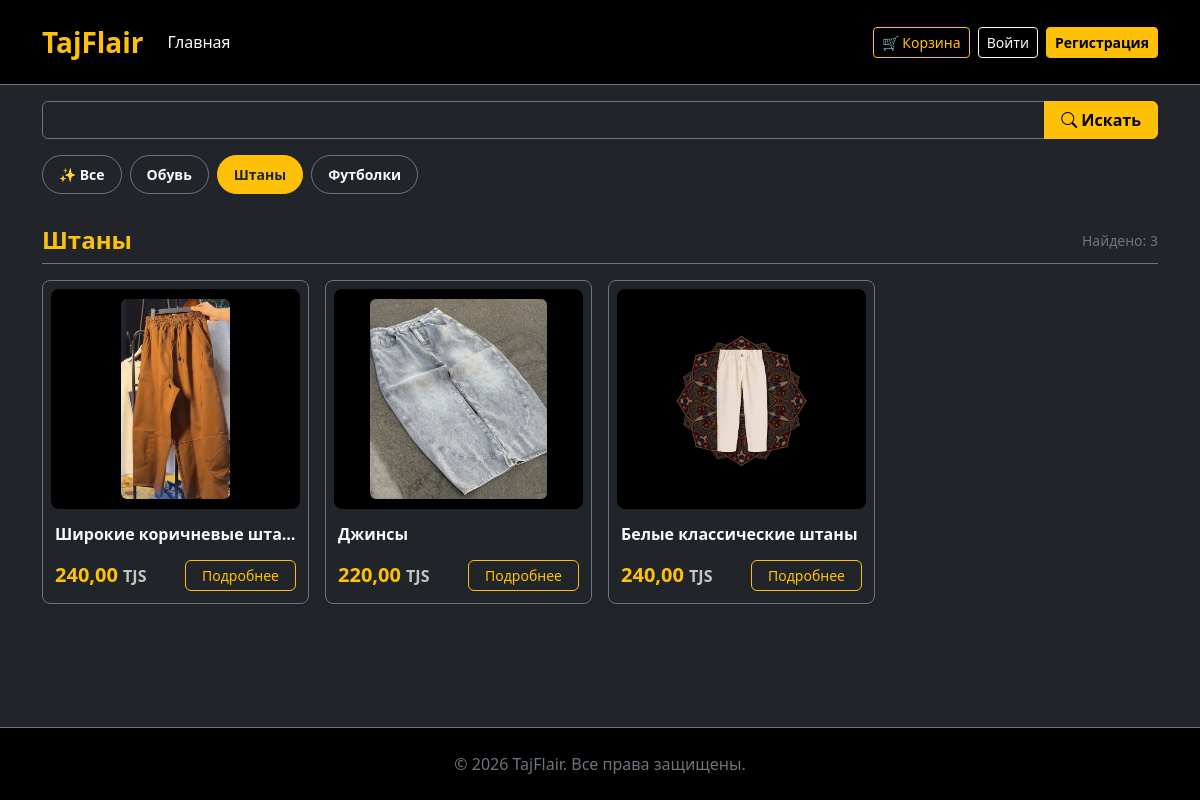
/category/shtany/, run on the app's committed database.
### shop/models.py (models this page shows, shortened)
class Category(models.Model):
  name = models.CharField(max_length=200, verbose_name="Название")
  slug = models.SlugField(unique=True, verbose_name="Slug")
  class Meta:
    verbose_name = "Категория"
    verbose_name_plural = "Категории"

class Product(models.Model):
  category = models.ForeignKey(
      Category,
      related_name="products",
      on_delete=models.CASCADE,
      null=True,
      blank=True,
      verbose_name="Категория",
  )
  title = models.CharField(max_length=255, verbose_name="Название")
  description = models.TextField(blank=True, verbose_name="Описание")
  price = models.DecimalField(
      max_digits=10, decimal_places=2, verbose_name="Цена"
  )
  image = models.ImageField(
      upload_to="products/", blank=True, null=True, verbose_name="Изображение"
  )
  is_available = models.BooleanField(default=True, verbose_name="В наличии")
  class Meta:
    verbose_name = "Товар"
    verbose_name_plural = "Товары"
  def get_image_url(self):
    if hasattr(self, "image") and self.image:
      return self.image.url
    if hasattr(self, "photo") and self.photo:
      return self.photo.url
    if hasattr(self, "img") and self.img:
      return self.img.url
    return ""

### shop/views.py (the view)
# urls.py: path('', views.home, name='home'),
def home(request, category_slug=None):
  category = None
  categories = Category.objects.all()
  products_list = Product.objects.filter(is_available=True).order_by("-id")
  query = request.GET.get("q")
  if query:
    products_list = products_list.filter(title__icontains=query)
  if category_slug:
    category = get_object_or_404(Category, slug=category_slug)
    products_list = products_list.filter(category=category)
  paginator = Paginator(products_list, 8)
  page_number = request.GET.get("page")
  products = paginator.get_page(page_number)
  return render(
      request,
      "shop/home.html",
      {
          "category": category,
          "categories": categories,
          "products": products,
          "query": query,
      },
  )

### shop/context_processors.py (called while the page is built)
def cart(request):
    return {'cart': Cart(request)}

### shop/templates/shop/home.html (shortened to what this page needs)
{% extends 'base.html' %}
{% block content %}
<div class="container my-3">
    <form method="get" action="{% url 'home' %}" class="mb-3">
        <div class="input-group">
            <input type="text" name="q" value="{{ query|default:'' }}" class="form-control bg-dark text-light border-secondary" placeholder="Поиск одежды или обуви...">
            <button type="submit" class="btn btn-warning fw-bold px-3">
                <i class="bi bi-search"></i> Искать
            </button>
        </div>
    </form>
    <div class="mb-4">
        <div class="d-flex gap-2 overflow-x-auto pb-2" style="white-space: nowrap; -webkit-overflow-scrolling: touch; scrollbar-width: none;">
            <a href="{% url 'home' %}"
               class="btn btn-sm text-nowrap rounded-pill px-3 py-2 fw-semibold {% if not category %}btn-warning text-dark{% else %}btn-outline-secondary text-light{% endif %}">
                ✨ Все
            </a>
            {% for cat in categories %}
                <a href="{% url 'product_list_by_category' cat.slug %}"
                   class="btn btn-sm text-nowrap rounded-pill px-3 py-2 fw-semibold {% if category and category.slug == cat.slug %}btn-warning text-dark{% else %}btn-outline-secondary text-light{% endif %}">
                    {{ cat.name }}
                </a>
            {% endfor %}
        </div>
    </div>
    <div class="d-flex align-items-center justify-content-between mb-3 border-bottom border-secondary pb-2">
        <h4 class="text-warning fw-bold mb-0">
            {% if category %}
                {{ category.name }}
            {% else %}
                Все товары
            {% endif %}
        </h4>
        <span class="text-secondary small">Найдено: {{ products|length }}</span>
    </div>
    {% if products %}
        <div class="row row-cols-1 row-cols-sm-2 row-cols-md-3 row-cols-lg-4 g-3">
            {% for product in products %}
                <div class="col">
                    <div class="card h-100 bg-dark text-light border-secondary rounded-3 shadow-sm overflow-hidden d-flex flex-column justify-content-between p-2">
                        <a href="{% url 'product_detail' product.id %}" class="text-decoration-none">
                            <div class="bg-black rounded-3 p-2 text-center d-flex align-items-center justify-content-center" style="height: 220px;">
                                {% if product.get_image_url %}
                                    <img src="{{ product.get_image_url }}" alt="{{ product.title }}" class="img-fluid rounded" style="max-height: 200px; object-fit: contain;">
                                {% else %}
                                    <span class="text-secondary">Нет фото</span>
                                {% endif %}
                            </div>
                        </a>
                        <div class="pt-3 pb-1 px-1">
                            <a href="{% url 'product_detail' product.id %}" class="text-decoration-none">
                                <h6 class="text-light fw-bold mb-2 text-truncate" title="{{ product.title }}">{{ product.title }}</h6>
                            </a>
                            <div class="d-flex align-items-center justify-content-between mt-3">
                                <span class="fs-5 fw-bold text-warning">{{ product.price }} <small class="fs-6 text-light opacity-75">TJS</small></span>
                                <a href="{% url 'product_detail' product.id %}" class="btn btn-outline-warning btn-sm rounded-2 px-3 fw-medium">
                                    Подробнее
                                </a>
                            </div>
                        </div>
                    </div>
                </div>
            {% endfor %}
        </div>
    {% else %}
        <div class="text-center py-5 my-4 border border-secondary rounded-3 bg-dark">
            <h5 class="text-secondary mb-2">В этой категории пока нет товаров</h5>
            <a href="{% url 'home' %}" class="btn btn-warning btn-sm mt-2 fw-bold">Показать все товары</a>
        </div>
    {% endif %}
</div>
{% endblock %}

### data on the page
Category: name "Обувь"
Category: name "Штаны"
Category: name "Футболки"
Product: get_image_url (picture), title "Широкие коричневые шта…", price "240,00"
Product: get_image_url (picture), title "Джинсы", price "220,00"
Product: get_image_url (picture), title "Белые классические штаны", price "240,00"

### other printed values
{{ products|length }} "3"
